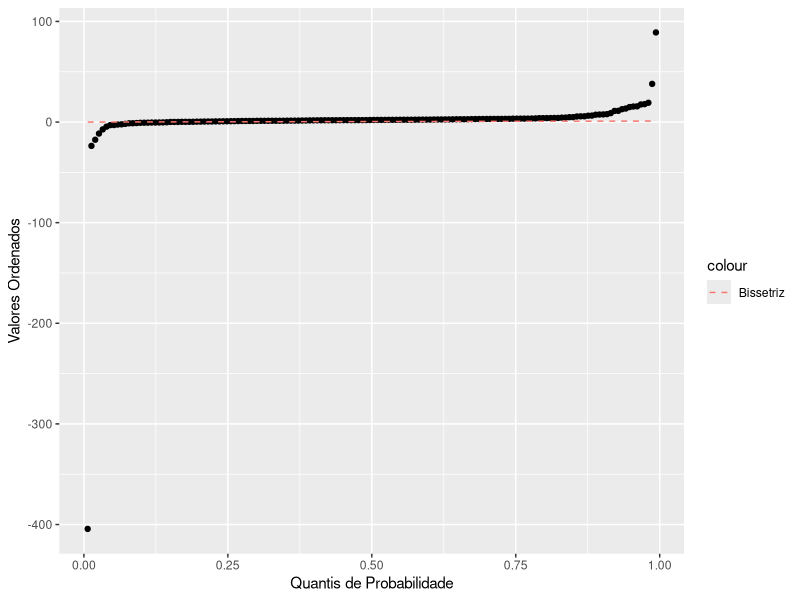

Generate this figure with R:
library("ggplot2")
set.seed(1803)
n <- 152
amostra_cauchy <- rcauchy(n, location = 2.2, scale = 1.4)
amostra_normal <- rnorm(152, mean = 3.4, sd = sqrt(2.4))

# Ordenando os valores em ordem crescente
valores_ordenados <- sort(amostra_cauchy)

# Quantis de probabilidade
quantis <- (1:n) / (n + 1)

# Bissetriz dos quadrantes ímpares
bissetriz <- quantis

# Criando o data frame para o gráfico
dados <- data.frame(Valores_Ordenados = valores_ordenados, Quantis = quantis, Bissetriz = bissetriz)

# Criando o gráfico
grafico <- ggplot(dados, aes(x = Quantis, y = Valores_Ordenados)) +
  geom_point() +
  geom_line(aes(y = Bissetriz, color = "Bissetriz"), linetype = "dashed") +
  labs(x = "Quantis de Probabilidade", y = "Valores Ordenados")

# Exibindo o gráfico
print(grafico)
